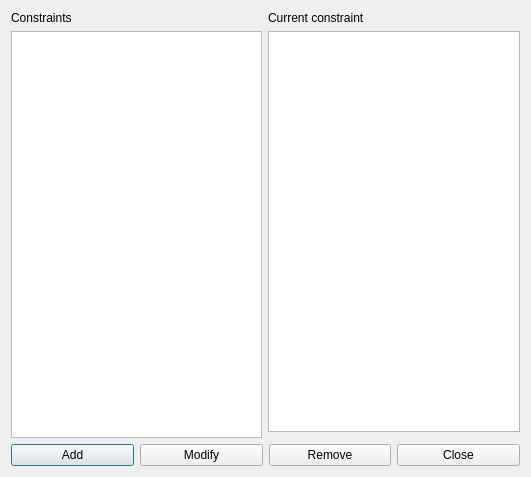
<?xml version="1.0" encoding="UTF-8"?>
<ui version="4.0">
 <class>ConstraintTeachersMaxRoomChangesPerDayInIntervalForm_template</class>
 <widget class="QDialog" name="ConstraintTeachersMaxRoomChangesPerDayInIntervalForm_template">
  <property name="geometry">
   <rect>
    <x>0</x>
    <y>0</y>
    <width>531</width>
    <height>477</height>
   </rect>
  </property>
  <property name="windowTitle">
   <string extracomment="This is the title of the dialog to see the list of all constraints of this type">Constraints teachers max room changes per day in interval</string>
  </property>
  <layout class="QGridLayout" name="gridLayout_2">
   <item row="0" column="0" rowspan="2">
    <layout class="QVBoxLayout" name="verticalLayout">
     <item>
      <widget class="QLabel" name="constraintsTextLabel">
       <property name="frameShape">
        <enum>QFrame::NoFrame</enum>
       </property>
       <property name="frameShadow">
        <enum>QFrame::Plain</enum>
       </property>
       <property name="text">
        <string>Constraints</string>
       </property>
       <property name="wordWrap">
        <bool>false</bool>
       </property>
      </widget>
     </item>
     <item>
      <widget class="QListWidget" name="constraintsListWidget"/>
     </item>
    </layout>
   </item>
   <item row="0" column="1">
    <layout class="QVBoxLayout" name="verticalLayout_2">
     <item>
      <widget class="QLabel" name="currentConstraintTextLabel">
       <property name="text">
        <string>Current constraint</string>
       </property>
       <property name="wordWrap">
        <bool>false</bool>
       </property>
      </widget>
     </item>
     <item>
      <widget class="QPlainTextEdit" name="currentConstraintTextEdit"/>
     </item>
    </layout>
   </item>
   <item row="2" column="0" colspan="2">
    <layout class="QHBoxLayout" name="horizontalLayout">
     <item>
      <widget class="QPushButton" name="addConstraintPushButton">
       <property name="text">
        <string>Add</string>
       </property>
      </widget>
     </item>
     <item>
      <widget class="QPushButton" name="modifyConstraintPushButton">
       <property name="text">
        <string>Modify</string>
       </property>
      </widget>
     </item>
     <item>
      <widget class="QPushButton" name="removeConstraintPushButton">
       <property name="text">
        <string>Remove</string>
       </property>
      </widget>
     </item>
     <item>
      <widget class="QPushButton" name="closePushButton">
       <property name="text">
        <string>Close</string>
       </property>
      </widget>
     </item>
    </layout>
   </item>
  </layout>
 </widget>
 <layoutdefault spacing="6" margin="11"/>
 <resources/>
 <connections/>
</ui>
